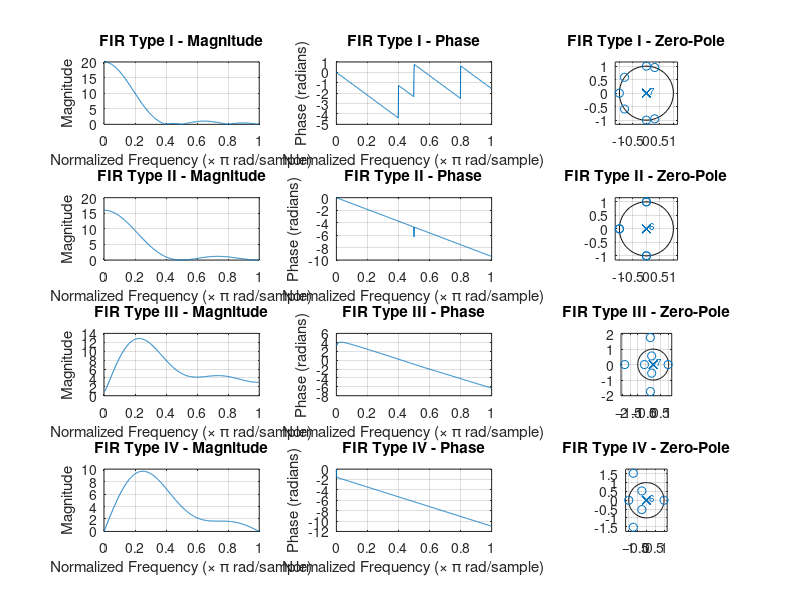

Here is the MATLAB script that generated this plot: (Note: this script raises an error after producing the figure.)
% Exercise 11 - Results
% Md Sajib Pramanic
% FIR Filter Types - Magnitude, Phase, and Pole-Zero Diagrams

% Define the impulse responses for FIR filter types I-IV
h1 = [1 2 3 4 4 3 2 1];     % FIR Type I  (M even, symmetric) - Linear phase, non-zero at both ends
h2 = [1 2 3 4 3 2 1];       % FIR Type II (M odd, symmetric) - Linear phase, zero at Nyquist possible
h3 = [-1 -2 -3 -4 3 3 2 1]; % FIR Type III (M even, antisymmetric) - Linear phase, zero at DC
h4 = [-1 -2 -3 0 3 2 1];    % FIR Type IV (M odd, antisymmetric) - Linear phase, zero at DC and Nyquist

% Create a figure for the plots
figure;

% Define a cell array for the filters and their titles
filters = {h1, h2, h3, h4};
titles = {'FIR Type I', 'FIR Type II', 'FIR Type III', 'FIR Type IV'};

for i = 1:length(filters)
    h = filters{i};
    
    % Compute frequency response
    [H, w] = freqz(h, 1, 512);  % freqz computes frequency response H(w) of FIR filter
    
    % Magnitude response
    subplot(4, 3, (i-1)*3 + 1);
    plot(w/pi, abs(H));          % Plot normalized frequency vs magnitude
    title([titles{i} ' - Magnitude']);
    xlabel('Normalized Frequency (\times \pi rad/sample)');
    ylabel('Magnitude');
    grid on;

    % Phase response
    subplot(4, 3, (i-1)*3 + 2);
    plot(w/pi, unwrap(angle(H))); % Plot phase response and unwrap to remove discontinuities
    title([titles{i} ' - Phase']);
    xlabel('Normalized Frequency (\times \pi rad/sample)');
    ylabel('Phase (radians)');
    grid on;

    % Zero-Pole plot
    subplot(4, 3, (i-1)*3 + 3);
    zplane(h, 1);                 % Display zeros and poles in z-plane
    title([titles{i} ' - Zero-Pole']);
    grid on;
end

% Adjust layout
sgtitle('FIR Filter Types - Magnitude, Phase, and Zero-Pole Diagrams');  % Overall title for the figure
